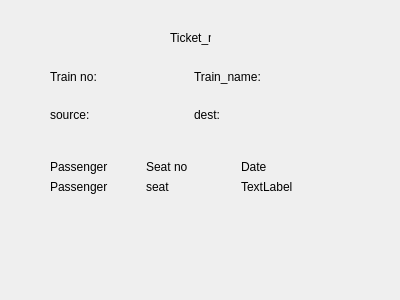
<?xml version="1.0" encoding="UTF-8"?>
<ui version="4.0">
 <class>disp_ticket</class>
 <widget class="QWidget" name="disp_ticket">
  <property name="geometry">
   <rect>
    <x>0</x>
    <y>0</y>
    <width>400</width>
    <height>300</height>
   </rect>
  </property>
  <property name="windowTitle">
   <string>Form</string>
  </property>
  <widget class="QWidget" name="layoutWidget">
   <property name="geometry">
    <rect>
     <x>50</x>
     <y>60</y>
     <width>281</width>
     <height>71</height>
    </rect>
   </property>
   <layout class="QVBoxLayout" name="verticalLayout">
    <item>
     <layout class="QHBoxLayout" name="horizontalLayout_2">
      <item>
       <widget class="QLabel" name="train_no">
        <property name="text">
         <string>Train no:  </string>
        </property>
       </widget>
      </item>
      <item>
       <widget class="QLabel" name="train_n">
        <property name="text">
         <string>Train_name:  </string>
        </property>
       </widget>
      </item>
     </layout>
    </item>
    <item>
     <layout class="QHBoxLayout" name="horizontalLayout_3">
      <item>
       <widget class="QLabel" name="source">
        <property name="text">
         <string>source:  </string>
        </property>
       </widget>
      </item>
      <item>
       <widget class="QLabel" name="dest">
        <property name="text">
         <string>dest:  </string>
        </property>
       </widget>
      </item>
     </layout>
    </item>
   </layout>
  </widget>
  <widget class="QLabel" name="tick_no">
   <property name="geometry">
    <rect>
     <x>170</x>
     <y>30</y>
     <width>41</width>
     <height>16</height>
    </rect>
   </property>
   <property name="text">
    <string>Ticket_no</string>
   </property>
  </widget>
  <widget class="QWidget" name="layoutWidget">
   <property name="geometry">
    <rect>
     <x>50</x>
     <y>160</y>
     <width>281</width>
     <height>34</height>
    </rect>
   </property>
   <layout class="QVBoxLayout" name="verticalLayout_2">
    <item>
     <layout class="QHBoxLayout" name="horizontalLayout_4">
      <item>
       <widget class="QLabel" name="label_3">
        <property name="text">
         <string>Passenger</string>
        </property>
       </widget>
      </item>
      <item>
       <widget class="QLabel" name="label_4">
        <property name="text">
         <string>Seat no</string>
        </property>
       </widget>
      </item>
      <item>
       <widget class="QLabel" name="label_5">
        <property name="text">
         <string>Date</string>
        </property>
       </widget>
      </item>
     </layout>
    </item>
    <item>
     <layout class="QHBoxLayout" name="horizontalLayout">
      <item>
       <widget class="QLabel" name="passenger">
        <property name="text">
         <string>Passenger</string>
        </property>
       </widget>
      </item>
      <item>
       <widget class="QLabel" name="seat_no">
        <property name="text">
         <string>seat</string>
        </property>
       </widget>
      </item>
      <item>
       <widget class="QLabel" name="date">
        <property name="text">
         <string>TextLabel</string>
        </property>
       </widget>
      </item>
     </layout>
    </item>
   </layout>
  </widget>
 </widget>
 <resources/>
 <connections/>
</ui>
